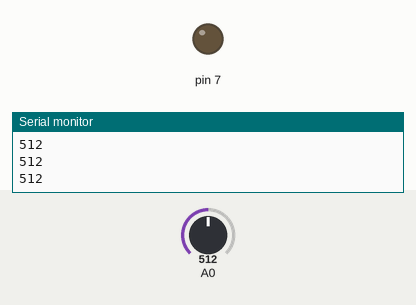
This sketch was run on a simulated Arduino Uno, built with avr-gcc and run on an emulated ATmega328P. On the bench: output pins drawn as LEDs (lit = HIGH), the last lines printed to the serial monitor. The inputs (shaded band) are chosen by the test bench; at power-on: A0 = 512.

Above: at 1.2 s.
1.3 s: A0 set to 208
2.8 s: A0 set to 186
At 3.4 s:
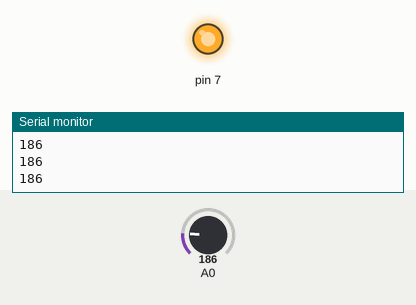
4.3 s: A0 set to 210
At 5.4 s:
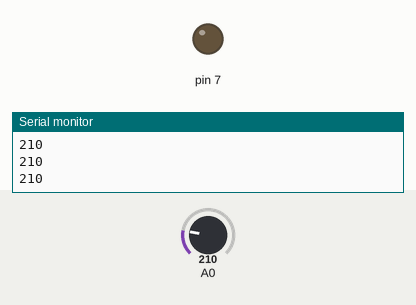
5.8 s: A0 set to 190
At 6.7 s:
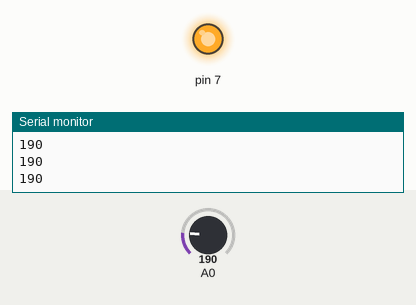
Timing chart, 0 to 8.3 s (numbered marks = the images above; inputs shaded):
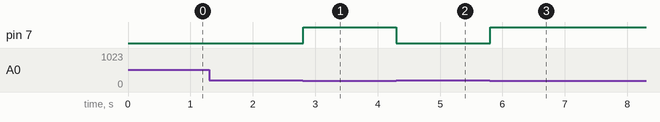

Measured:
- the behaviour switches between 200 and 199 on A0 (found by bisection; images 0 and 1)
- after the input at 2.8 s, pin 7: LOW → HIGH at once
- after the input at 4.3 s, pin 7: HIGH → LOW at once
- after the input at 5.8 s, pin 7: LOW → HIGH at once

The sketch:

led_amp.ino
```cpp
int sensorVal;

void setup()
{
  pinMode(A0, INPUT);
  Serial.begin(9600);
  pinMode(7, OUTPUT);
}

void loop()
{
  sensorVal= analogRead(A0);


  Serial.println(sensorVal);


  if (sensorVal < 200) {
    digitalWrite(7, HIGH);
  }

  else {
    digitalWrite(7, LOW);
  }
  delay(10);
}
```
